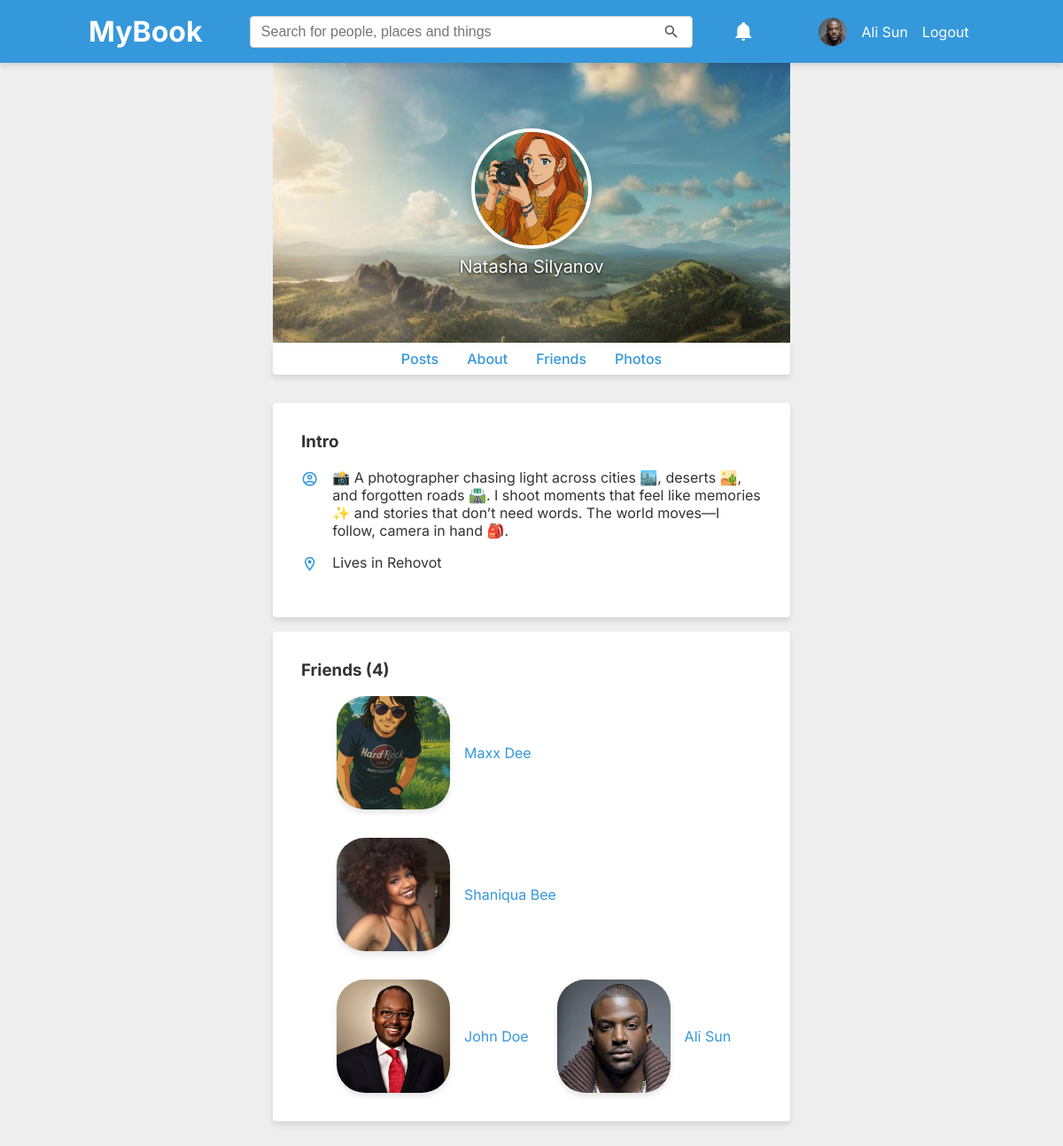
/pages/about.php?u=nsilyanova (signed in), run on the app's committed database.
### tables this page shows
CREATE TABLE users (
    id INTEGER PRIMARY KEY AUTOINCREMENT,
    username TEXT NOT NULL UNIQUE,
    email TEXT NOT NULL UNIQUE,
    password TEXT NOT NULL,
    created_at DATETIME DEFAULT CURRENT_TIMESTAMP
, avatar TEXT, cover TEXT, gender TEXT, display_name TEXT, about_me TEXT, location VARCHAR);

### includes/classes/UserManager.php (called while the page is built, shortened)
<?php
class UserManager
{
    private PDO $pdo;
    public function __construct(PDO $pdo)
    {
        $this->pdo = $pdo;
    }
    public function getLoggedInUser(): ?array
    {
        $stmt = $this->pdo->prepare(
            "SELECT *
                    FROM users
                    WHERE username = :username"
        );
        $stmt->execute(['username' => $_SESSION['username']]);
        return $stmt->fetch(PDO::FETCH_ASSOC) ?: null;
    }
    public function getUserByUsername(string $username): ?array
    {
        $stmt = $this->pdo->prepare(
            "SELECT *
                    FROM users
                    WHERE username = :username"
        );
        $stmt->execute(['username' => $username]);
        $user = $stmt->fetch(PDO::FETCH_ASSOC);
        return $user ?: null;
    }
}

### includes/modules/user-avatar.php (the view)
<div class="avatar">
    <a href="<?= $BASE_URL ?>/pages/profile.php?u=<?= $user["username"] ?>">
        <img src="<?= $BASE_URL ?><?= $user['avatar'] ?>" alt="Profile" class="avatar-small">
        <span class="username"><?= $user["display_name"] ?></span>
    </a>
    <?php include_once __DIR__ . '/user-logout.php'; ?>
</div>

### includes/profile-cover.php (shortened to what this page needs)
<div class="profile-top" style="background-image: url('<?= $coverImage ?>');">
    <img src="<?= $profilePicUrl ?>" alt="Profile" class="avatar-large avatar-large shadow border">
    <p class="username text-shadow"><?= $profileFullName ?></p>
</div>

### includes/modules/about-box.php (shortened to what this page needs)
<?php
$pdo = getDBConnection();
$UserManager = new UserManager($pdo);
$user = $UserManager->getUserByUsername($username);
?>
<div class="content-box">
    <h3>Intro</h3>
    <div class="sidebar-item">
        <i class="mdi mdi-account-circle-outline"></i>
        <p><?= !empty($user['about_me']) ? htmlspecialchars($user['about_me']) : 'No information provided yet.'; ?></p>
    </div>
    <div class="sidebar-item">
        <i class="mdi mdi-map-marker-outline"></i>
        <p><?= !empty($user['location']) ? 'Lives in ' . htmlspecialchars($user['location']) : 'Location not specified.'; ?></p>
    </div>
</div>

### css/base.css (style rules this page uses)
* { margin: 0; }
:root { --primary-color: #3498db; --primary-hover-color: #2980b9; --secondary-color: #2ecc71; --secondary-hover-color: #27ae60; --alert-color: #e74c3c; --alert-hover-color: #c0392b; --warning-color: #f8c555; --info-color: #f5f5f5; --info-hover-color: #fafafa; --primary-text-color: #333; --lighter-text-color: #999; --secondary-text-darker-color: #eeeeee; --secondary-text-color: #fff; --primary-glow-color: #fff; --link-color: #3498db; --container-bg-color: #fff; --primary-bg-color: #eeeeee; --light-bg-color: #e6e6e6; --lighter-bg-color: #f5f5f5; --default-border: 1px solid #ccc; --lighter-border: 1px solid #f5f5f5; --light-border: 1px solid #e6e6e6; --padding-smaller: 0.5em; --padding-small: 1em; --padding-default: 2em; --padding-bigger: 4em; --padding-biggest: 8em; --profile-top-height: 300px; --container-width: 1000px; --border-radius-small: 0.125em; --border-radius-medium: 0.25em; --border-radius-large: 0.5em; --shadow-default: 0 4px 6px rgba(0, 0, 0, 0.1); --shadow-medium: 0 6px 10px rgba(0, 0, 0, 0.15); --shadow-large: 0 8px 15px rgba(0, 0, 0, 0.2); --font-size-small: 0.875rem; --font-size-medium: 1rem; --font-size-large: 1.25rem; --avatar-size-small: 2em; --avatar-size-medium-small: 3em; --avatar-size-medium: 4em; --avatar-size-large: 8em; --avatar-size-larger: 12em; --avatar-size-huge: 16em; --sidebar-max-width: 15em; }
body { font-family: 'Inter', sans-serif; color: var(--primary-text-color); background-color: var(--primary-bg-color); }
a { color: var(--primary-color); text-decoration: none; }

### css/layout.css (style rules this page uses)
#header a { color: var(--secondary-text-color); text-decoration: none; }

### css/components.css (style rules this page uses)
.border { border: 4px solid var(--container-bg-color); }
.shadow { box-shadow: var(--shadow-default); }
.text-shadow { text-shadow: var(--shadow-default); }

### css/social.css (style rules this page uses)
.profile-top { background-size: cover; background-position: center; background-repeat: no-repeat; height: var(--profile-top-height); display: flex; align-items: center; flex-direction: column; justify-content: center; color: var(--secondary-text-color); text-align: center; padding: var(--padding-smaller); gap: var(--padding-smaller); }
.profile-top img { box-shadow: var(--shadow-large); }
.profile-top p.username { text-shadow: 0 1px 3px rgba(0, 0, 0, 1); font-size: var(--font-size-large); }
.avatar-small { border-radius: 50%; width: var(--avatar-size-small); height: var(--avatar-size-small); object-fit: cover; }
.avatar { display: flex; align-items: center; gap: var(--padding-small); justify-content: center; }
.avatar a { display: flex; align-items: center; justify-content: end; gap: var(--padding-small); }
.avatar a span.username { color: var(--secondary-text-color); transition: text-shadow 0.2s ease, color 0.2s ease; }
.avatar-small img, img.avatar-small { border-radius: 50%; width: var(--avatar-size-small); height: var(--avatar-size-small); object-fit: cover; }
.avatar-large img, img.avatar-large { border-radius: 50%; width: var(--avatar-size-large); height: var(--avatar-size-large); object-fit: cover; }
.content-box h3 { padding-bottom: var(--padding-small); }
.content-box, .status-box { color: var(--primary-text-color); background: var(--container-bg-color); padding: var(--padding-default); border-radius: var(--border-radius-medium); box-shadow: var(--shadow-default); margin-bottom: var(--padding-small); }
.sidebar-item { display: flex; align-items: flex-start; gap: var(--padding-small); margin-bottom: var(--padding-small); }
.sidebar-item i { font-size: 1.2rem; color: var(--primary-color); }
.sidebar-item p { margin: 0; font-size: var(--font-size-medium); color: var(--primary-text-color); }

### data on the page
users: avatar (picture), display_name "Ali Sun"
users: cover (picture), avatar (placeholder picture), display_name "Natasha Silyanov", about_me "📸 A photographer chasing light across cities 🏙️, deserts 🏜️, and forgotten roads 🛣️. I shoot moments that feel like memories ✨ and stories that don’t need words. The world moves—I follow, camera in hand 🎒.", location "Rehovot"

### other printed values
count($friends) "4"
$displayName "Maxx Dee"
$displayName "Shaniqua Bee"
$displayName "John Doe"
$displayName "Ali Sun"
